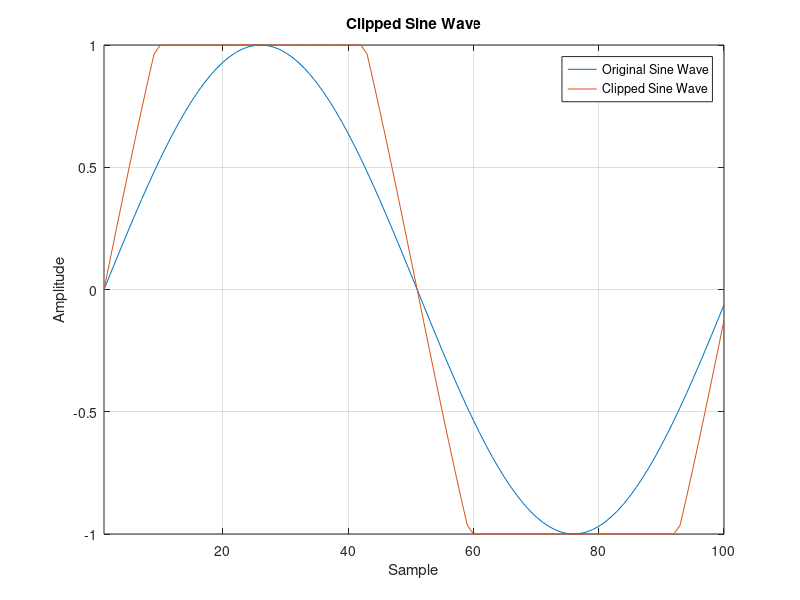

Recreate this plot in MATLAB.
% Task 1: Create a sinewave and apply clipping distortion.
% The thresholds should be 0.5 and -0.5. To ensure the signal is not too quiet,
% normalise it after the distortion has been applied.

% Parameters for the sine wave
frequency = 0.25;         % Frequency of the sine wave (Hz) - changed for visual
duration = 4;            % Duration of the sine wave (seconds) - changed for visual
samplingRate = 25;    % Sampling rate (samples per second) - changed for visual

% Generate the time vector
t = 0:1/samplingRate:duration;

% Generate the sine wave
sineWave = sin(2*pi*frequency*t);

% Clipping thresholds
threshold = 0.5;

% Apply clipping distortion
clip = sineWave; % Initialize clipped signal
sineLength = length(sineWave);

for i = 1:sineLength
    if (sineWave(i) > threshold)
        clip(i) = threshold;
    elseif (sineWave(i) < -threshold)
        clip(i) = -threshold;
    end
end

% Normalize the clipped signal (to maximize its amplitude)
clip = clip / max(abs(clip));

% Plot the original and clipped signal on the same plot
plot(1:100,sineWave(1:100)); %plot the sinewave
hold on; % hold the plot
plot(1:100,clip(1:100)); %plot the clipped sinewave
axis([1, 100, -1, 1]);
grid on;
title('Clipped Sine Wave');
xlabel('Sample');
ylabel('Amplitude');
legend('Original Sine Wave', 'Clipped Sine Wave'); % add a legend
hold off; %release the plot

% Optional: Play the audio
% sound(clip, samplingRate);
 